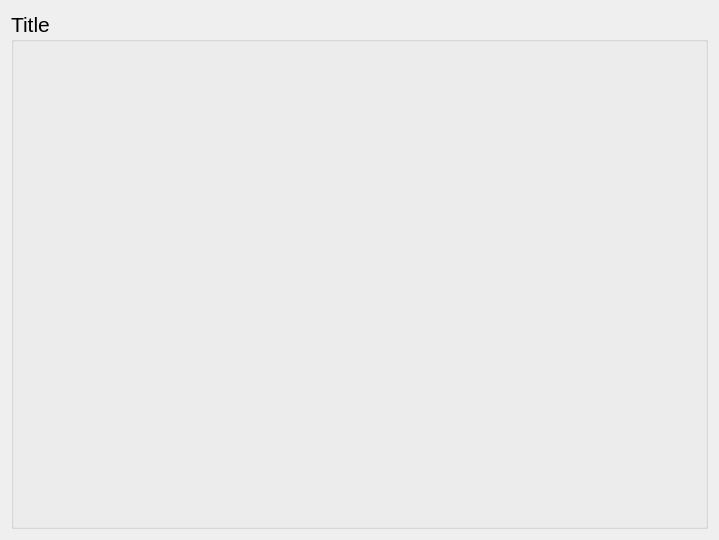
<?xml version="1.0" encoding="UTF-8"?>
<ui version="4.0">
 <class>Form</class>
 <widget class="QWidget" name="Form">
  <property name="geometry">
   <rect>
    <x>0</x>
    <y>0</y>
    <width>719</width>
    <height>540</height>
   </rect>
  </property>
  <property name="windowTitle">
   <string>Form</string>
  </property>
  <property name="styleSheet">
   <string>QgsCollapsibleGroupBoxBasic::title, QgsCollapsibleGroupBox::title { 
subcontrol-origin: margin; 
subcontrol-position: top left; 
margin-left: 20px; 
margin-right: 5px; 
left: 0px; 
top: 8px;
}

QgsCollapsibleGroupBoxBasic{
background: rgba(0,0,0,0.1);
border-radius: 10px;
}</string>
  </property>
  <layout class="QGridLayout" name="gridLayout">
   <item row="0" column="0">
    <widget class="QgsCollapsibleGroupBox" name="lfbObjectGroup">
     <property name="font">
      <font>
       <pointsize>16</pointsize>
      </font>
     </property>
     <property name="cursor">
      <cursorShape>ArrowCursor</cursorShape>
     </property>
     <property name="styleSheet">
      <string notr="true">QgsCollapsibleGroupBoxBasic::icon, QgsCollapsibleGroupBox::icon { 
padding: 10px;
}
QgsCollapsibleGroupBoxBasic::title, QgsCollapsibleGroupBox::title { 
subcontrol-origin: margin; 
subcontrol-position: top left; 
margin-left: 20px; 
margin-right: 5px; 
left: 0px; 
top: 8px;

}

QgsCollapsibleGroupBoxBasic{
	background: rgba(0,0,0,0.1);
	border-radius: 10px;
padding: 10px;
}</string>
     </property>
     <property name="title">
      <string>Title</string>
     </property>
     <property name="collapsed">
      <bool>true</bool>
     </property>
     <layout class="QGridLayout" name="gridLayout_2">
      <item row="0" column="0">
       <layout class="QGridLayout" name="lfbFormObject">
        <item row="0" column="0">
         <layout class="QVBoxLayout" name="lfbErrorWidget">
          <property name="leftMargin">
           <number>9</number>
          </property>
          <property name="topMargin">
           <number>9</number>
          </property>
          <property name="rightMargin">
           <number>9</number>
          </property>
          <property name="bottomMargin">
           <number>9</number>
          </property>
         </layout>
        </item>
       </layout>
      </item>
     </layout>
    </widget>
   </item>
  </layout>
 </widget>
 <customwidgets>
  <customwidget>
   <class>QgsCollapsibleGroupBox</class>
   <extends>QGroupBox</extends>
   <header>qgscollapsiblegroupbox.h</header>
   <container>1</container>
  </customwidget>
 </customwidgets>
 <resources/>
 <connections/>
</ui>
